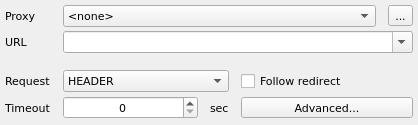
<?xml version="1.0" encoding="UTF-8"?>
<ui version="4.0">
 <class>HttpWidget</class>
 <widget class="QWidget" name="HttpWidget">
  <property name="geometry">
   <rect>
    <x>0</x>
    <y>0</y>
    <width>360</width>
    <height>125</height>
   </rect>
  </property>
  <property name="font">
   <font>
    <family>DejaVu Sans</family>
    <pointsize>8</pointsize>
   </font>
  </property>
  <property name="windowTitle">
   <string>Form</string>
  </property>
  <layout class="QGridLayout" name="gridLayout_2">
   <property name="leftMargin">
    <number>5</number>
   </property>
   <property name="topMargin">
    <number>0</number>
   </property>
   <property name="rightMargin">
    <number>5</number>
   </property>
   <property name="bottomMargin">
    <number>0</number>
   </property>
   <property name="spacing">
    <number>0</number>
   </property>
   <item row="0" column="0">
    <layout class="QGridLayout" name="gridLayout">
     <property name="horizontalSpacing">
      <number>12</number>
     </property>
     <property name="verticalSpacing">
      <number>4</number>
     </property>
     <item row="0" column="0">
      <widget class="QLabel" name="label">
       <property name="sizePolicy">
        <sizepolicy hsizetype="Maximum" vsizetype="Preferred">
         <horstretch>0</horstretch>
         <verstretch>0</verstretch>
        </sizepolicy>
       </property>
       <property name="text">
        <string>Proxy</string>
       </property>
       <property name="buddy">
        <cstring>cmbProxy</cstring>
       </property>
      </widget>
     </item>
     <item row="0" column="1" colspan="3">
      <widget class="QComboBox" name="cmbProxy">
       <property name="currentText">
        <string>&lt;none&gt;</string>
       </property>
       <item>
        <property name="text">
         <string>&lt;none&gt;</string>
        </property>
       </item>
      </widget>
     </item>
     <item row="0" column="4">
      <widget class="QToolButton" name="btnProxy">
       <property name="text">
        <string>...</string>
       </property>
       <property name="icon">
        <iconset resource="../../qHostMonitor.qrc">
         <normaloff>:/img/browse.png</normaloff>:/img/browse.png</iconset>
       </property>
       <property name="iconSize">
        <size>
         <width>16</width>
         <height>16</height>
        </size>
       </property>
      </widget>
     </item>
     <item row="1" column="0">
      <widget class="QLabel" name="label_2">
       <property name="sizePolicy">
        <sizepolicy hsizetype="Maximum" vsizetype="Preferred">
         <horstretch>0</horstretch>
         <verstretch>0</verstretch>
        </sizepolicy>
       </property>
       <property name="text">
        <string>URL</string>
       </property>
       <property name="buddy">
        <cstring>cmbUrl</cstring>
       </property>
      </widget>
     </item>
     <item row="1" column="1" colspan="4">
      <widget class="QComboBox" name="cmbUrl">
       <property name="editable">
        <bool>true</bool>
       </property>
      </widget>
     </item>
     <item row="2" column="0" colspan="5">
      <spacer name="verticalSpacer">
       <property name="orientation">
        <enum>Qt::Vertical</enum>
       </property>
       <property name="sizeType">
        <enum>QSizePolicy::Fixed</enum>
       </property>
       <property name="sizeHint" stdset="0">
        <size>
         <width>408</width>
         <height>13</height>
        </size>
       </property>
      </spacer>
     </item>
     <item row="3" column="0">
      <widget class="QLabel" name="label_3">
       <property name="sizePolicy">
        <sizepolicy hsizetype="Maximum" vsizetype="Preferred">
         <horstretch>0</horstretch>
         <verstretch>0</verstretch>
        </sizepolicy>
       </property>
       <property name="text">
        <string>Request</string>
       </property>
       <property name="buddy">
        <cstring>cmbRequest</cstring>
       </property>
      </widget>
     </item>
     <item row="3" column="1" colspan="2">
      <widget class="QComboBox" name="cmbRequest">
       <item>
        <property name="text">
         <string>HEADER</string>
        </property>
       </item>
       <item>
        <property name="text">
         <string>GET</string>
        </property>
       </item>
       <item>
        <property name="text">
         <string>POST</string>
        </property>
       </item>
      </widget>
     </item>
     <item row="3" column="3" colspan="2">
      <widget class="QCheckBox" name="chkRedirect">
       <property name="text">
        <string>Follow redirect</string>
       </property>
      </widget>
     </item>
     <item row="4" column="0">
      <widget class="QLabel" name="label_4">
       <property name="sizePolicy">
        <sizepolicy hsizetype="Maximum" vsizetype="Preferred">
         <horstretch>0</horstretch>
         <verstretch>0</verstretch>
        </sizepolicy>
       </property>
       <property name="text">
        <string>Timeout</string>
       </property>
       <property name="buddy">
        <cstring>spinTimeout</cstring>
       </property>
      </widget>
     </item>
     <item row="4" column="1">
      <widget class="QSpinBox" name="spinTimeout">
       <property name="alignment">
        <set>Qt::AlignCenter</set>
       </property>
       <property name="maximum">
        <number>1000000</number>
       </property>
      </widget>
     </item>
     <item row="4" column="2">
      <widget class="QLabel" name="label_5">
       <property name="sizePolicy">
        <sizepolicy hsizetype="Maximum" vsizetype="Preferred">
         <horstretch>0</horstretch>
         <verstretch>0</verstretch>
        </sizepolicy>
       </property>
       <property name="text">
        <string>sec</string>
       </property>
      </widget>
     </item>
     <item row="4" column="3" colspan="2">
      <widget class="QToolButton" name="btnAdvanced">
       <property name="sizePolicy">
        <sizepolicy hsizetype="Minimum" vsizetype="Fixed">
         <horstretch>0</horstretch>
         <verstretch>0</verstretch>
        </sizepolicy>
       </property>
       <property name="text">
        <string>Advanced...</string>
       </property>
      </widget>
     </item>
    </layout>
   </item>
  </layout>
 </widget>
 <resources>
  <include location="../../qHostMonitor.qrc"/>
  <include location="../../qHostMonitor.qrc"/>
 </resources>
 <connections/>
</ui>
